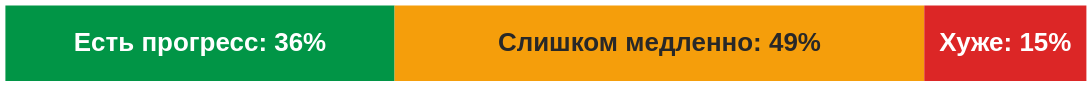

Source (Vega-Lite JSON):
### Vega-Lite specification from a JSON file in a GitHub repository (floating-point values rounded to 4 significant figures)
{"$schema": "https://vega.github.io/schema/vega-lite/v5.json", "width": 1000, "height": 70, "data": {"values": [{"k": "Есть прогресс", "v": 36, "c": "#019546", "tc": "#ffffff", "o": 0, "t": "Есть прогресс: 36%"}, {"k": "Слишком медленно", "v": 49, "c": "#f59e0b", "tc": "#282828", "o": 1, "t": "Слишком медленно: 49%"}, {"k": "Хуже", "v": 15, "c": "#dc2626", "tc": "#ffffff", "o": 2, "t": "Хуже: 15%"}]}, "layer": [{"mark": {"type": "bar", "height": 70}, "encoding": {"x": {"field": "v", "type": "quantitative", "stack": "zero", "axis": null}, "order": {"field": "o"}, "color": {"field": "c", "type": "nominal", "scale": null}}}, {"mark": {"type": "text", "fontSize": 24, "fontWeight": "bold"}, "encoding": {"x": {"field": "v", "type": "quantitative", "stack": "zero", "bandPosition": 0.5}, "order": {"field": "o"}, "text": {"field": "t"}, "color": {"field": "tc", "type": "nominal", "scale": null}}}], "config": {"font": "Tahoma, Verdana, sans-serif", "axis": {"labelFontSize": 22, "titleFontSize": 20}, "view": {"stroke": null}, "legend": {"disable": true}}}
